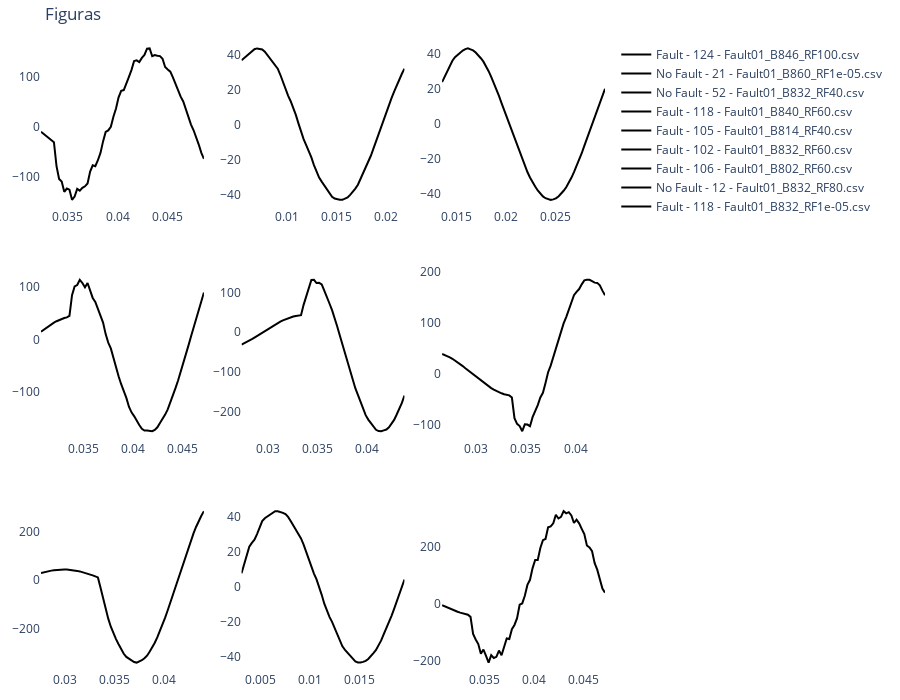

Notebook source saved alongside this figure:
### Markdown cell above
##### 6.2. Plotly Plot

### Code cell
from plotly.subplots import make_subplots
import plotly.graph_objects as go

fs = 3840
dataset_plot = Form1Dataset(
    dataset_dir, max_window_idx=max_window_idx, signal_name=signal_name, test=True
)
plot_dataloader = DataLoader(dataset_plot, batch_size=train_batch_size, shuffle=True)

dataiter = iter(plot_dataloader)
signal_windows, t_windows, labels, csv_name, index, window_idx = next(dataiter)
print(len(csv_name))
print(window_idx.shape)
print(labels.shape)

print(labels.type())
x = model(signal_windows[0:9].to(device))
# x = x.detach()

# Crear Matriz de confusión
df = confusion_matrix(x, labels[0:9])
print(type(df))
print(df)

# figure = plt.figure(figsize=(10, 10))
cols, rows = 3, 3
fig = make_subplots(rows=rows, cols=cols)

label_to_text = {
    "0": "No Fault",
    "1": "Fault",
}

for i in range(0, cols * rows):

    col = i % cols
    row = i // cols
    label = label_to_text[str(int(labels[i, 0].item()))]
    win_idx = str(window_idx[i].item())
    fig.add_trace(
        go.Scatter(
            name=f"{label} - {win_idx} - {csv_name[i]}",
            x=t_windows[i, :],
            y=signal_windows[i, :, 0],
            marker_color="black",
        ),
        row=row + 1,
        col=col + 1,
    )

fig.update_layout(
    height=700,
    width=900,
    title_text="Figuras",
    margin={"b": 20, "t": 40, "l": 20, "r": 30},
    plot_bgcolor="rgba(0,0,0,0)",
    # paper_bgcolor="whitesmoke",
)
fig.show()
